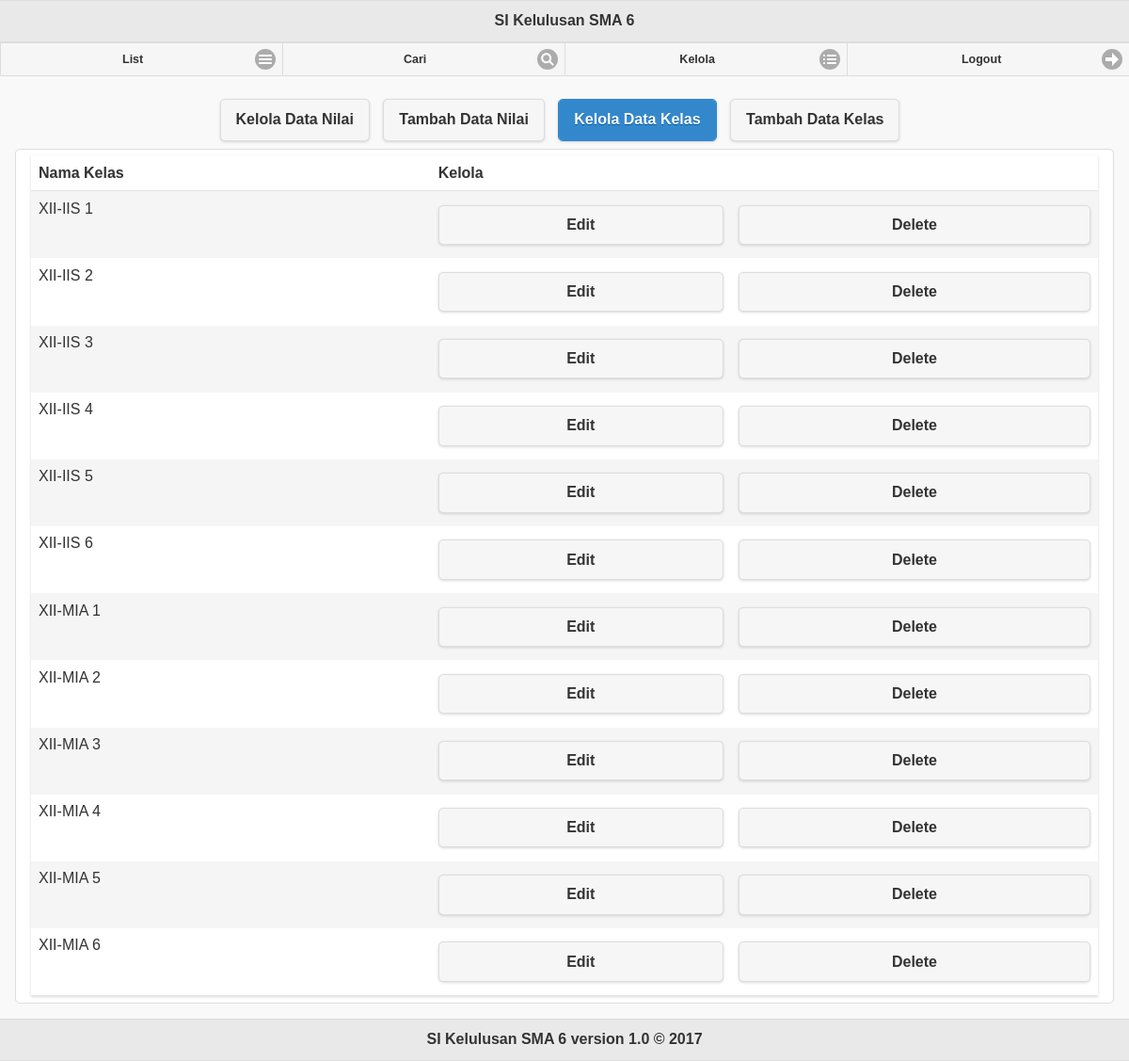
/manage_kelas.php, run on the app's committed database.
### tables this page shows
CREATE TABLE `kelas` (
	`id_kelas` int NOT NULL auto_increment,
	`nama_kelas` varchar(10) UNIQUE,
	PRIMARY KEY (`id_kelas`)
);

### objects/kelas.php (called while the page is built, shortened)
<?php
    class Kelas
    {
        private $conn;
        public function __construct($db)
        {
            $this->conn = $db;
        }
        function read(){
	        $query = "SELECT *
	                FROM kelas
	                ORDER BY nama_kelas";
	        $stmt = $this->conn->prepare( $query );
	        $stmt->execute();
	        return $stmt;
   		}
    }
?>

### manage_kelas.php (the view, shortened to what this page needs)
<?php
	include_once "header.php";
	include_once "navbar_login.php";
	include_once 'objects/kelas.php';
	$database = new Database();
	$db = $database->getConnection();
	$kelas = new Kelas($db);
?>
	<div id=list role="main" class="ui-content">
		<div align="center">
			<a href="manage_nilai.php" class="ui-btn ui-corner-all ui-shadow ui-btn-inline ui-btn-a">Kelola Data Nilai</a>
			<a href="insert_nilai.php" class="ui-btn ui-corner-all ui-shadow ui-btn-inline ui-btn-a">Tambah Data Nilai</a>
			<a href="manage_kelas.php" class="ui-btn ui-corner-all ui-shadow ui-btn-inline ui-btn-a ui-btn-active">Kelola Data Kelas</a>
			<a href="insert_kelas.php" class="ui-btn ui-corner-all ui-shadow ui-btn-inline ui-btn-a">Tambah Data Kelas</a>
		</div>
		<div class="ui-body ui-body-a ui-corner-all">
			<table data-role="table" id="tabelkelas" class="ui-body-d ui-shadow table-stripe ui-responsive">
				<thead>
					<tr>
						<th>Nama Kelas</th>
						<th>Kelola</th>
						<th></th>
					</tr>
				</thead>
				<tbody>
					<?php
						$stmt = $kelas->read();
						while ($row = $stmt->fetch(PDO::FETCH_ASSOC)){
							extract($row);
        					echo   	'<tr>
										<td>'.$nama_kelas.'</td>
										<td><a href="update_kelas.php?id='.$id_kelas.'" class="ui-btn ui-corner-all ui-shadow ui-btn-a">Edit</a></td>
										<td>
											<a href="#popupDialog?id='.$id_kelas.'" data-rel="popup" data-position-to="window" data-transition="pop" class="ui-btn ui-corner-all ui-shadow ui-btn-a">Delete</a>
											<div data-role="popup" id="popupDialog?id='.$id_kelas.'" data-overlay-theme="a" data-theme="a" data-dismissible="false" style="max-width:400px;">
												<div data-role="header" data-theme="a">
													<h1>Delete Data?</h1>
												</div>
												<div role="main" class="ui-content">
													<h3 class="ui-title">Apakah kamu yakin menghapus data ini?</h3>
													<a href="crud/delete_data.php?id='.$id_kelas.'&act=kelas" class="ui-btn ui-corner-all ui-shadow ui-btn-inline ui-btn-a" data-rel="external" data-transition="flow">Delete</a>
													<a class="ui-btn ui-corner-all ui-shadow ui-btn-inline ui-btn-a" data-rel="back">Cancel</a>
												</div>
											</div>
										</td>
        							</tr>';
						}
					?>
				</tbody>
			</table>
		</div>
	</div>
<?php
	include_once "footer.php";
?>

### data on the page
kelas: nama_kelas "XII-IIS 1"
kelas: nama_kelas "XII-IIS 2"
kelas: nama_kelas "XII-IIS 3"
kelas: nama_kelas "XII-IIS 4"
kelas: nama_kelas "XII-IIS 5"
kelas: nama_kelas "XII-IIS 6"
kelas: nama_kelas "XII-MIA 1"
kelas: nama_kelas "XII-MIA 2"
kelas: nama_kelas "XII-MIA 3"
kelas: nama_kelas "XII-MIA 4"
kelas: nama_kelas "XII-MIA 5"
kelas: nama_kelas "XII-MIA 6"
